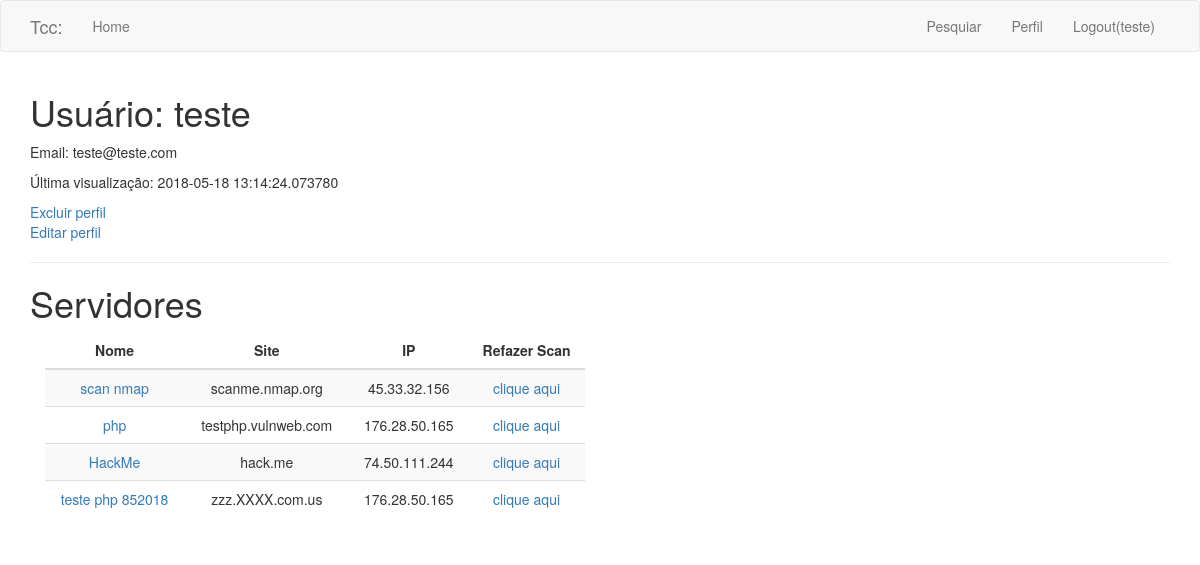
The page /usuario/teste (signed in) on the database as committed earlier.
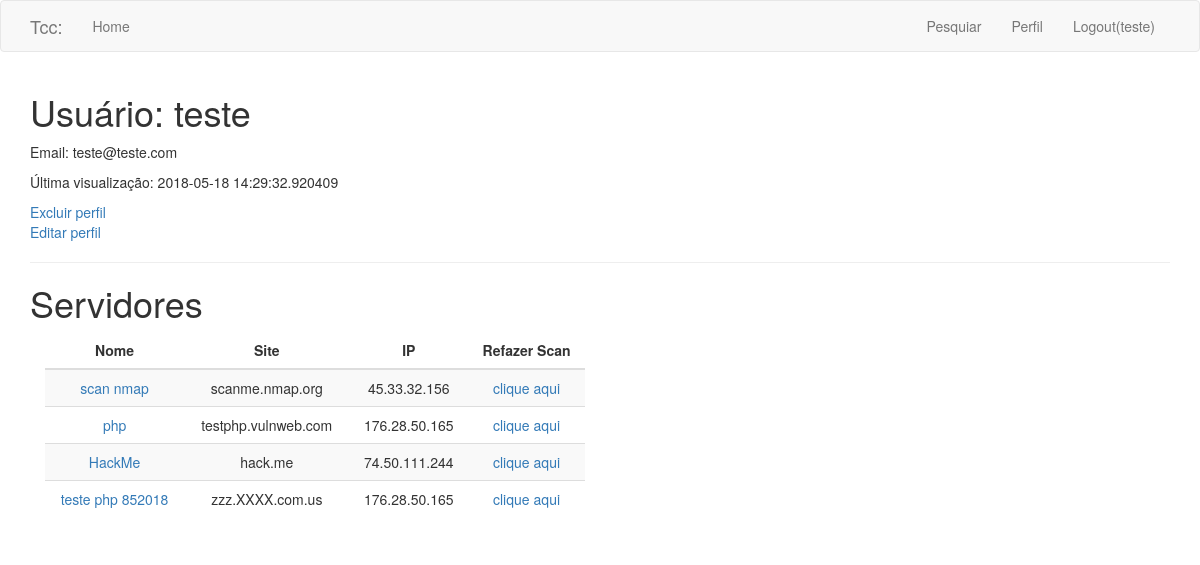
The same page on the database as committed later.
### app/models.py (models this page shows, shortened)
class Usuario(UserMixin, db.Model):
    id = db.Column(db.Integer, primary_key=True)
    nome = db.Column(db.String(64), index=True, unique=True)
    email = db.Column(db.String(120), index=True, unique=True)
    password_hash = db.Column(db.String(128))
    last_seen = db.Column(db.DateTime, default=datetime.utcnow)
    resultados = db.relationship('Dados', backref='autor_usuario', lazy='dynamic')
    rel_servidor = db.relationship('Servidor', backref='rel_usuario', lazy='dynamic')

### app/routes.py (the view)
@app.route('/usuario/<username>')
@login_required
def user(username):
    user = Usuario.query.filter_by(nome=username).first_or_404()
    dados = Dados.query.filter_by(usuario_id=current_user.id)
    servidores = Servidor.query.filter_by(usuario_id=current_user.id)
    return render_template('user.html', title='Perfil de usuário',
                           user=user, dados=dados, servidores=servidores)

### app/models.py (called while the page is built)
@login.user_loader
def load_user(id):
    return Usuario.query.get(int(id))

### app/routes.py (called while the page is built)
@app.before_request
def before_request():
    if current_user.is_authenticated:
        current_user.last_seen = datetime.utcnow()
        db.session.commit()

### app/templates/user.html
{% extends "base.html" %}
{% block app_content %}
    <h1>Usuário: {{ user.nome }}</h1>
    <p>Email: {{ user.email }}</p>
    {% if user.last_seen %}
        <p>Última visualização: {{ user.last_seen }}</p>
    {% endif %}
    <a href="{{ url_for('deletar') }}">Excluir perfil</a>
    {% if user == current_user %}
        <p><a href="{{ url_for('edit_profile') }}">Editar perfil</a></p>
    {% endif %}
    <hr>
        <h1>Servidores</h1>
        <div class="table-responsive col-md-6">
        	<table class="table table-striped border-spacing padding">
        	<thead>
        		<tr>
                    <th class="text-center">Nome</th>
                    <th class="text-center">Site</th>
                    <th class="text-center">IP</th>
                    <th class="text-center">Refazer Scan</th>
                </tr>
            </thead>
        {% for servidor in servidores %}
        <tr class="text-center">
            <td><a href="{{ url_for('dados', nome=servidor.nome) }}">{{ servidor.nome }}</a></td>
            <td>{{ servidor.url }}</td>
            <td>{{ servidor.ip }}</td>
            <td><a href="{{ url_for('refazer', ip=servidor.ip , nome=servidor.nome, url=servidor.url, user=current_user.id) }}">clique aqui</a></td>
        </tr>
        {% endfor %}
    </table>
    </div>
{% endblock %}

### app/templates/base.html (shortened to what this page needs)
{% extends 'bootstrap/base.html' %}
{% block navbar %}
<nav class="navbar navbar-default">
    <div class="container">
        <div class="navbar-header">
        <a class="navbar-brand" href="{{ url_for('index') }}">Tcc:</a>
    </div>
    <div class="collapse navbar-collapse" id="bs-example-navbar-collapse-1">
        <ul class="nav navbar-nav">
            <li><a href="{{ url_for('index') }}">Home</a></li>
        </ul>
        <ul class="nav navbar-nav navbar-right">
        {% if current_user.is_anonymous %}
            <li><a href="{{ url_for('login') }}">Login</a></li>
        {% else %}
            <li><a href="{{ url_for('servidor') }}">Pesquiar</a></li>
            <li><a href="{{ url_for('user', username=current_user.nome) }}">Perfil</a></li>
            <li><a href="{{ url_for('logout') }}">Logout({{ current_user.nome }})</a></li>
        {% endif %}
        </ul>
        </div>
    </div>
</nav>
{% endblock %}
{% block content %}
    <div class="container">
        {% block app_content %}{% endblock %}
    </div>
{% endblock %}

Rows that differ between the two databases and show on the page:
changed Usuario "teste": last_seen "2018-05-18 13:14:24.073780" → "2018-05-18 14:29:32.920409"
